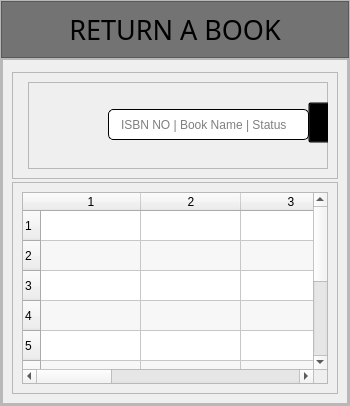
               <widget class="QWidget" name="page_17">
                <layout class="QVBoxLayout" name="verticalLayout_45">
                 <property name="spacing">
                  <number>0</number>
                 </property>
                 <property name="leftMargin">
                  <number>0</number>
                 </property>
                 <property name="topMargin">
                  <number>0</number>
                 </property>
                 <property name="rightMargin">
                  <number>0</number>
                 </property>
                 <property name="bottomMargin">
                  <number>0</number>
                 </property>
                 <item>
                  <widget class="QFrame" name="frame_133">
                   <property name="frameShape">
                    <enum>QFrame::StyledPanel</enum>
                   </property>
                   <property name="frameShadow">
                    <enum>QFrame::Raised</enum>
                   </property>
                   <layout class="QVBoxLayout" name="verticalLayout_57">
                    <property name="spacing">
                     <number>0</number>
                    </property>
                    <property name="leftMargin">
                     <number>0</number>
                    </property>
                    <property name="topMargin">
                     <number>0</number>
                    </property>
                    <property name="rightMargin">
                     <number>0</number>
                    </property>
                    <property name="bottomMargin">
                     <number>0</number>
                    </property>
                    <item>
                     <widget class="QFrame" name="frame_134">
                      <property name="maximumSize">
                       <size>
                        <width>16777215</width>
                        <height>60</height>
                       </size>
                      </property>
                      <property name="styleSheet">
                       <string notr="true">background-color: rgb(115, 115, 115);</string>
                      </property>
                      <property name="frameShape">
                       <enum>QFrame::StyledPanel</enum>
                      </property>
                      <property name="frameShadow">
                       <enum>QFrame::Raised</enum>
                      </property>
                      <layout class="QHBoxLayout" name="horizontalLayout_57">
                       <item>
                        <widget class="QLabel" name="label_79">
                         <property name="font">
                          <font>
                           <family>Nova Flat</family>
                           <pointsize>20</pointsize>
                          </font>
                         </property>
                         <property name="text">
                          <string>RETURN A BOOK</string>
                         </property>
                         <property name="alignment">
                          <set>Qt::AlignCenter</set>
                         </property>
                        </widget>
                       </item>
                      </layout>
                     </widget>
                    </item>
                    <item>
                     <widget class="QFrame" name="frame_135">
                      <property name="frameShape">
                       <enum>QFrame::StyledPanel</enum>
                      </property>
                      <property name="frameShadow">
                       <enum>QFrame::Raised</enum>
                      </property>
                      <layout class="QVBoxLayout" name="verticalLayout_58">
                       <property name="spacing">
                        <number>0</number>
                       </property>
                       <property name="leftMargin">
                        <number>0</number>
                       </property>
                       <property name="topMargin">
                        <number>0</number>
                       </property>
                       <property name="rightMargin">
                        <number>0</number>
                       </property>
                       <property name="bottomMargin">
                        <number>0</number>
                       </property>
                       <item>
                        <widget class="QFrame" name="frame_136">
                         <property name="frameShape">
                          <enum>QFrame::StyledPanel</enum>
                         </property>
                         <property name="frameShadow">
                          <enum>QFrame::Raised</enum>
                         </property>
                         <layout class="QVBoxLayout" name="verticalLayout_59">
                          <item>
                           <widget class="QFrame" name="frame_137">
                            <property name="minimumSize">
                             <size>
                              <width>0</width>
                              <height>107</height>
                             </size>
                            </property>
                            <property name="maximumSize">
                             <size>
                              <width>16777215</width>
                              <height>100</height>
                             </size>
                            </property>
                            <property name="frameShape">
                             <enum>QFrame::StyledPanel</enum>
                            </property>
                            <property name="frameShadow">
                             <enum>QFrame::Raised</enum>
                            </property>
                            <layout class="QHBoxLayout" name="horizontalLayout_58">
                             <item>
                              <widget class="QFrame" name="frame_138">
                               <property name="frameShape">
                                <enum>QFrame::StyledPanel</enum>
                               </property>
                               <property name="frameShadow">
                                <enum>QFrame::Raised</enum>
                               </property>
                               <widget class="QLineEdit" name="lineEdit_28">
                                <property name="geometry">
                                 <rect>
                                  <x>50</x>
                                  <y>27</y>
                                  <width>171</width>
                                  <height>31</height>
                                 </rect>
                                </property>
                                <property name="styleSheet">
                                 <string notr="true">border: 1.1px solid black;
padding-left: 10 px;
border-radius:5px
</string>
                                </property>
                                <property name="echoMode">
                                 <enum>QLineEdit::Normal</enum>
                                </property>
                                <property name="placeholderText">
                                 <string>Enter issue ID</string>
                                </property>
                               </widget>
                               <widget class="QPushButton" name="pushButton_34">
                                <property name="geometry">
                                 <rect>
                                  <x>230</x>
                                  <y>27</y>
                                  <width>121</width>
                                  <height>31</height>
                                 </rect>
                                </property>
                                <property name="font">
                                 <font>
                                  <pointsize>11</pointsize>
                                 </font>
                                </property>
                                <property name="cursor">
                                 <cursorShape>PointingHandCursor</cursorShape>
                                </property>
                                <property name="styleSheet">
                                 <string notr="true">background-color: rgb(0, 166, 0);
border-radius:5px</string>
                                </property>
                                <property name="text">
                                 <string>Return book</string>
                                </property>
                                <property name="shortcut">
                                 <string>Return</string>
                                </property>
                               </widget>
                              </widget>
                             </item>
                             <item>
                              <widget class="QFrame" name="frame_139">
                               <property name="minimumSize">
                                <size>
                                 <width>300</width>
                                 <height>0</height>
                                </size>
                               </property>
                               <property name="frameShape">
                                <enum>QFrame::StyledPanel</enum>
                               </property>
                               <property name="frameShadow">
                                <enum>QFrame::Raised</enum>
                               </property>
                               <widget class="QLineEdit" name="lineEdit_33">
                                <property name="geometry">
                                 <rect>
                                  <x>80</x>
                                  <y>27</y>
                                  <width>201</width>
                                  <height>31</height>
                                 </rect>
                                </property>
                                <property name="styleSheet">
                                 <string notr="true">border: 1.1px solid black;
padding-left: 10 px;
border-radius:5px
</string>
                                </property>
                                <property name="echoMode">
                                 <enum>QLineEdit::Normal</enum>
                                </property>
                                <property name="placeholderText">
                                 <string>ISBN NO | Book Name | Status</string>
                                </property>
                               </widget>
                               <widget class="QPushButton" name="pushButton_38">
                                <property name="geometry">
                                 <rect>
                                  <x>280</x>
                                  <y>20</y>
                                  <width>51</width>
                                  <height>41</height>
                                 </rect>
                                </property>
                                <property name="styleSheet">
                                 <string notr="true">background-color: transparent</string>
                                </property>
                                <property name="text">
                                 <string/>
                                </property>
                                <property name="icon">
                                 <iconset resource="resources.qrc">
                                  <normaloff>:/icons/icons/icons8-search-480.png</normaloff>:/icons/icons/icons8-search-480.png</iconset>
                                </property>
                                <property name="iconSize">
                                 <size>
                                  <width>40</width>
                                  <height>41</height>
                                 </size>
                                </property>
                               </widget>
                              </widget>
                             </item>
                            </layout>
                           </widget>
                          </item>
                          <item>
                           <widget class="QFrame" name="frame_140">
                            <property name="frameShape">
                             <enum>QFrame::StyledPanel</enum>
                            </property>
                            <property name="frameShadow">
                             <enum>QFrame::Raised</enum>
                            </property>
                            <layout class="QHBoxLayout" name="horizontalLayout_59">
                             <item>
                              <widget class="QTableWidget" name="tableWidget_8">
                               <property name="maximumSize">
                                <size>
                                 <width>700</width>
                                 <height>300</height>
                                </size>
                               </property>
                               <property name="alternatingRowColors">
                                <bool>true</bool>
                               </property>
                               <property name="rowCount">
                                <number>10</number>
                               </property>
                               <property name="columnCount">
                                <number>7</number>
                               </property>
                               <row/>
                               <row/>
                               <row/>
                               <row/>
                               <row/>
                               <row/>
                               <row/>
                               <row/>
                               <row/>
                               <row/>
                               <column/>
                               <column/>
                               <column/>
                               <column/>
                               <column/>
                               <column/>
                               <column/>
                              </widget>
                             </item>
                            </layout>
                           </widget>
                          </item>
                         </layout>
                        </widget>
                       </item>
                      </layout>
                     </widget>
                    </item>
                   </layout>
                  </widget>
                 </item>
                </layout>
               </widget>
